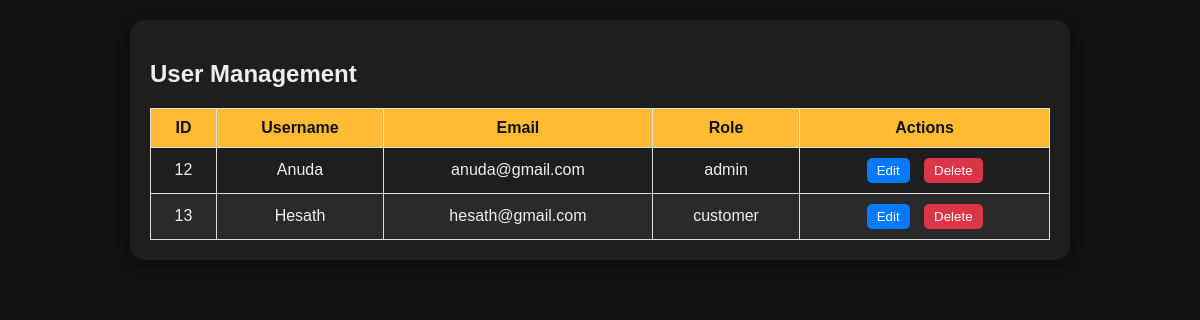
Screenshot of /user_management.php with the database file from the repository.
### tables this page shows
CREATE TABLE `users` (
  `user_id` int(11) NOT NULL,
  `username` varchar(50) NOT NULL,
  `email` varchar(100) NOT NULL,
  `password` varchar(255) NOT NULL,
  `role` enum('customer','staff','admin') DEFAULT 'customer',
  `created_at` timestamp NOT NULL DEFAULT current_timestamp()
);

### user_management.php (the view, shortened to what this page needs)
<?php
include 'conn.php';
try {
    $sql = "SELECT user_id, username, email, role FROM users";
    $result = $conn->query($sql);
} catch (Exception $e) {
    die("Error fetching users: " . $e->getMessage());
}
?>
<!DOCTYPE html>
<html lang="en">
<head>
</head>
<body>
<div class="container">
    <h2>User Management</h2>
    <table>
        <thead>
            <tr>
                <th>ID</th>
                <th>Username</th>
                <th>Email</th>
                <th>Role</th>
                <th>Actions</th>
            </tr>
        </thead>
        <tbody>
            <?php if ($result && $result->num_rows > 0): ?>
                <?php while ($row = $result->fetch_assoc()): ?>
                    <tr>
    <td><?php echo htmlspecialchars($row['user_id']); ?></td>
    <td><?php echo htmlspecialchars($row['username']); ?></td>
    <td><?php echo htmlspecialchars($row['email']); ?></td>
    <td><?php echo htmlspecialchars($row['role']); ?></td>
    <td class="actions">
        <button class="edit" onclick="editUser(<?php echo $row['user_id']; ?>)">Edit</button>
        <button class="delete" onclick="deleteUser(<?php echo $row['user_id']; ?>)">Delete</button>
    </td>
</tr>
                <?php endwhile; ?>
            <?php else: ?>
                <tr>
                    <td colspan="5">No users found.</td>
                </tr>
            <?php endif; ?>
        </tbody>
    </table>
</div>
</body>
</html>

### user_management.php (style rules this page uses)
body { font-family: 'Arial', sans-serif; background-color: #121212; color: #eee; margin: 0; padding: 20px; }
.container { max-width: 900px; margin: auto; background: #1e1e1e; padding: 20px; border-radius: 15px; box-shadow: 0 4px 15px rgba(0, 0, 0, 0.3); }
table { width: 100%; border-collapse: collapse; margin-top: 20px; }
table th, table td { border: 1px solid #ddd; padding: 10px; text-align: center; }
table th { background-color: #ffbb33; color: #121212; }
table tr:nth-child(even) { background-color: #2a2a2a; }
.actions button { padding: 5px 10px; margin: 0 5px; border: none; cursor: pointer; border-radius: 5px; color: white; }
.edit { background-color: #007bff; }
.delete { background-color: #dc3545; }

### rows the page displays
users: user_id "12", username "Anuda", email "anuda@gmail.com", role "admin"
users: user_id "13", username "Hesath", email "hesath@gmail.com", role "customer"
